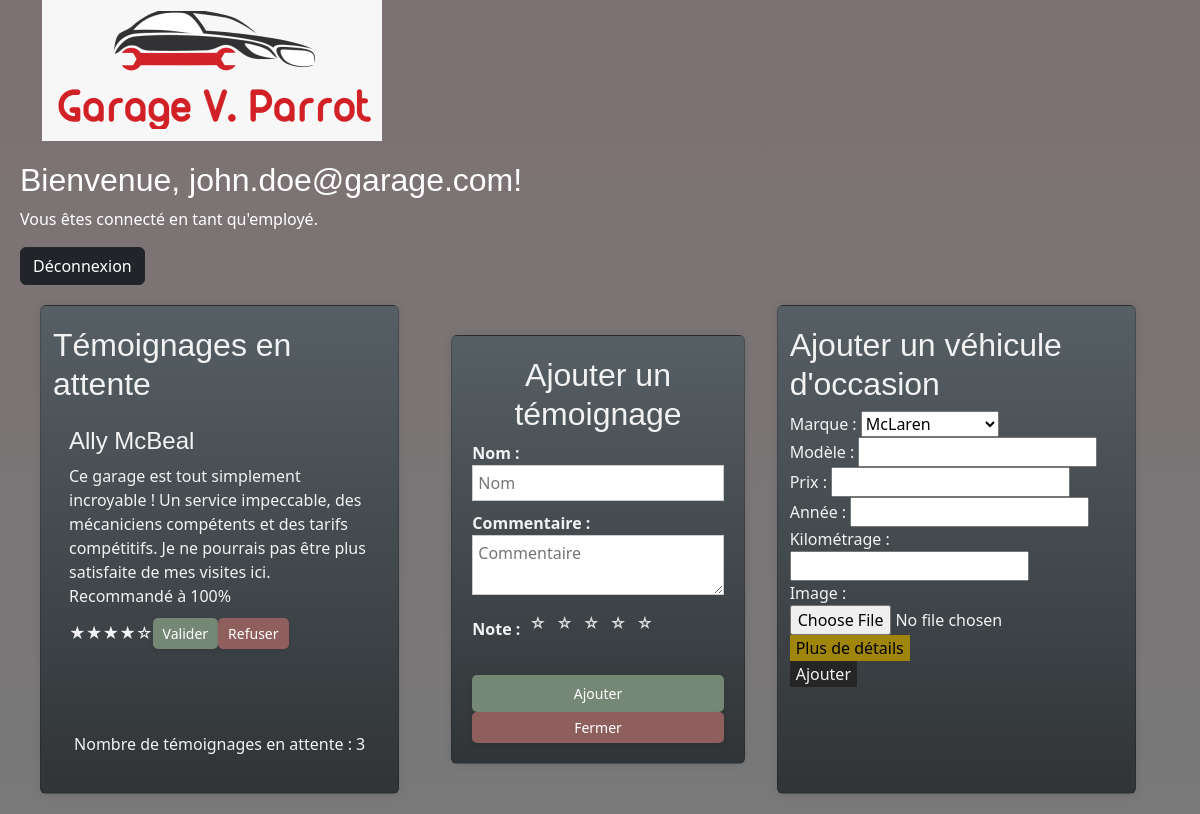
The app's page /css/employ.php (signed in) with its own data.
### tables this page shows
CREATE TABLE temoignages (
  id INT(11) AUTO_INCREMENT PRIMARY KEY,
  nom VARCHAR(255),
  commentaire TEXT,
  note INT(11),
  valide INT(11)
);

### css/includes/temoin_attente.php (the view, shortened to what this page needs)
<?php
$perPageTemoignagesAttente = 1;
$pageTemoignagesAttente = isset($_GET['page_temoignages']) ? $_GET['page_temoignages'] : 1;
$queryTemoignagesAttente = "SELECT * FROM temoignages WHERE valide = 0 ORDER BY id DESC";
$stmtTemoignagesAttente = $connection->prepare($queryTemoignagesAttente);
$stmtTemoignagesAttente->execute();
$totalTemoignagesAttente = $stmtTemoignagesAttente->rowCount();
$offsetTemoignagesAttente = ($pageTemoignagesAttente - 1) * $perPageTemoignagesAttente;
$queryTemoignagesAttente .= " LIMIT $offsetTemoignagesAttente, $perPageTemoignagesAttente";
$stmtTemoignagesAttente = $connection->prepare($queryTemoignagesAttente);
$stmtTemoignagesAttente->execute();
$temoignagesAttente = $stmtTemoignagesAttente->fetchAll(PDO::FETCH_ASSOC);
echo "<h2>Témoignages en attente</h2>";
foreach ($temoignagesAttente as $temoignage) {
  echo '<div class="card-body">';
  echo '<h4 class="card-title">' . $temoignage['nom'] . '</h4>';
  echo '<p class="card-text">' . $temoignage['commentaire'] . '</p>';
  echo '<div class="rating">';
  echo generateStarRating($temoignage['note']);
  echo '</div>';
  echo '<button class="btn-valider" data-id="' . $temoignage['id'] . '">Valider</button>';
  echo '<button class="btn-refuser" data-id="' . $temoignage['id'] . '">Refuser</button>';
  echo '</div>';
}
echo '<p id="compteur_temoin">Nombre de témoignages en attente : ' . $totalTemoignagesAttente . '</p>';
?>

### css/css/index.css (style rules this page uses)
:root { --couleur-principale: #7d7172; --couleur-secondaire: #47464b; --couleur-tertiaire: #797979; --couleur-fond: #262526; --couleur-texte: #F2F2F2; }
body { font-family: "Barlow", sans-serif; color: var(--couleur-texte); background-color: var(--couleur-fond); background: linear-gradient(to bottom, var(--couleur-principale), var(--couleur-tertiaire)); }
h1, h2, h3, h4, h5 { font-family: "Rajdhani", sans-serif; }
button { background-color: var(--couleur-fond); color: var(--couleur-texte); border: none; }

### css/css/employ.css (style rules this page uses)
.card-title { margin-top: 0; }
.card-text { margin-bottom: 10px; }
.btn-valider, .btn-refuser { padding: 5px 10px; border-radius: 5px; box-shadow: 0 2px 4px rgba(0, 0, 0, 0.1); font-size: 14px; }
.btn-valider { background-color: #758875; color: #fff; }
.btn-refuser { background-color: #8f5f5d; color: #fff; }

### css/css/temoin.css (style rules this page uses)
.rating { display: inline-block; }
#compteur_temoin { text-align: center; margin-top: 20%; }

### records on screen
temoignages: nom "Ally McBeal", commentaire "Ce garage est tout simplement incroyable ! Un service impeccable, des mécaniciens compétents et des tarifs compétitifs. Je ne pourrais pas être plus satisfaite de mes visites ici. Recommandé à 100%", note "★★★★☆"

### other values on screen
$_SESSION['user']['email'] "john.doe@garage.com"
$_SESSION['user']['role'] "employé"
$totalTemoignagesAttente "3"
form field marque "McLaren"
